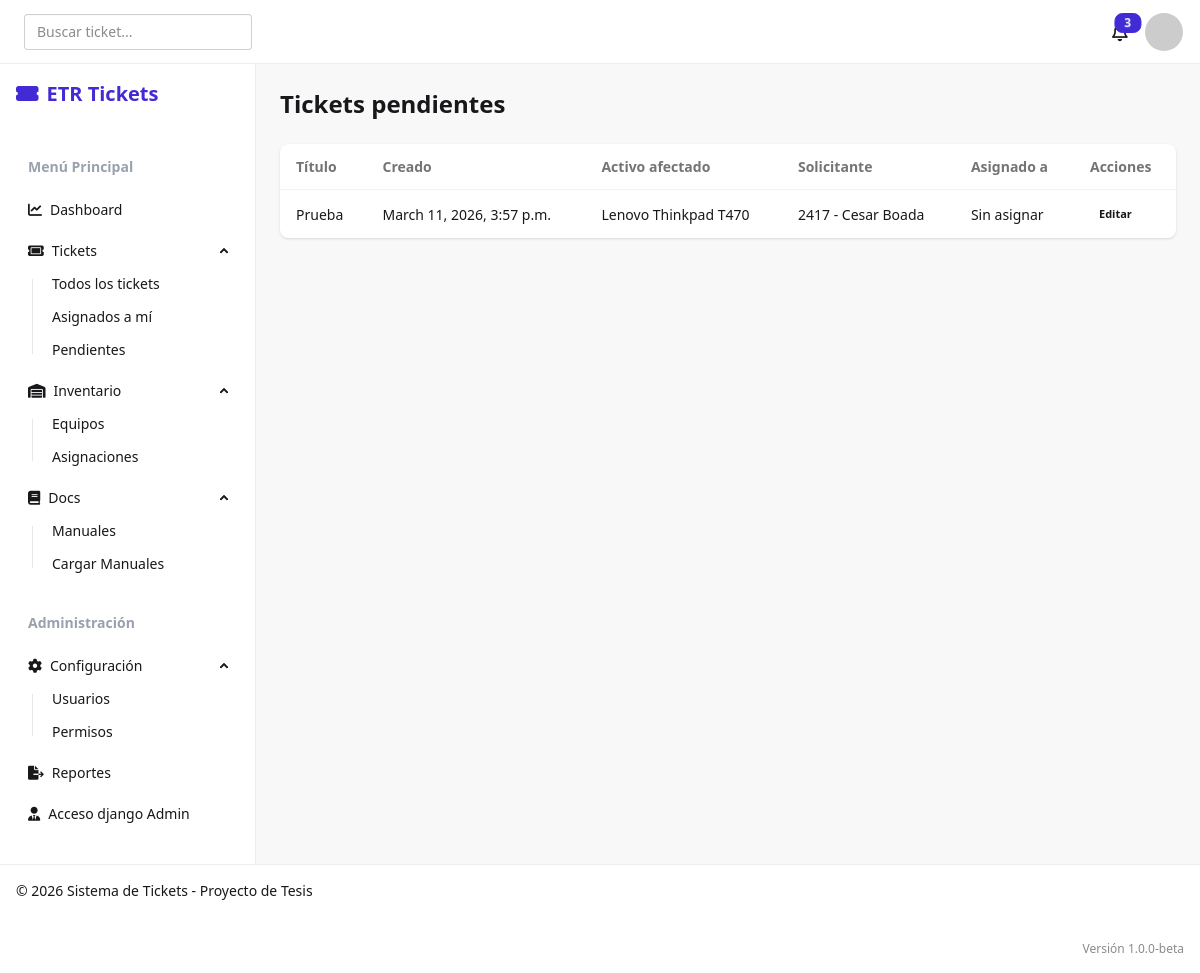
The page /tickets/pending/ (signed in) on the database as committed earlier.
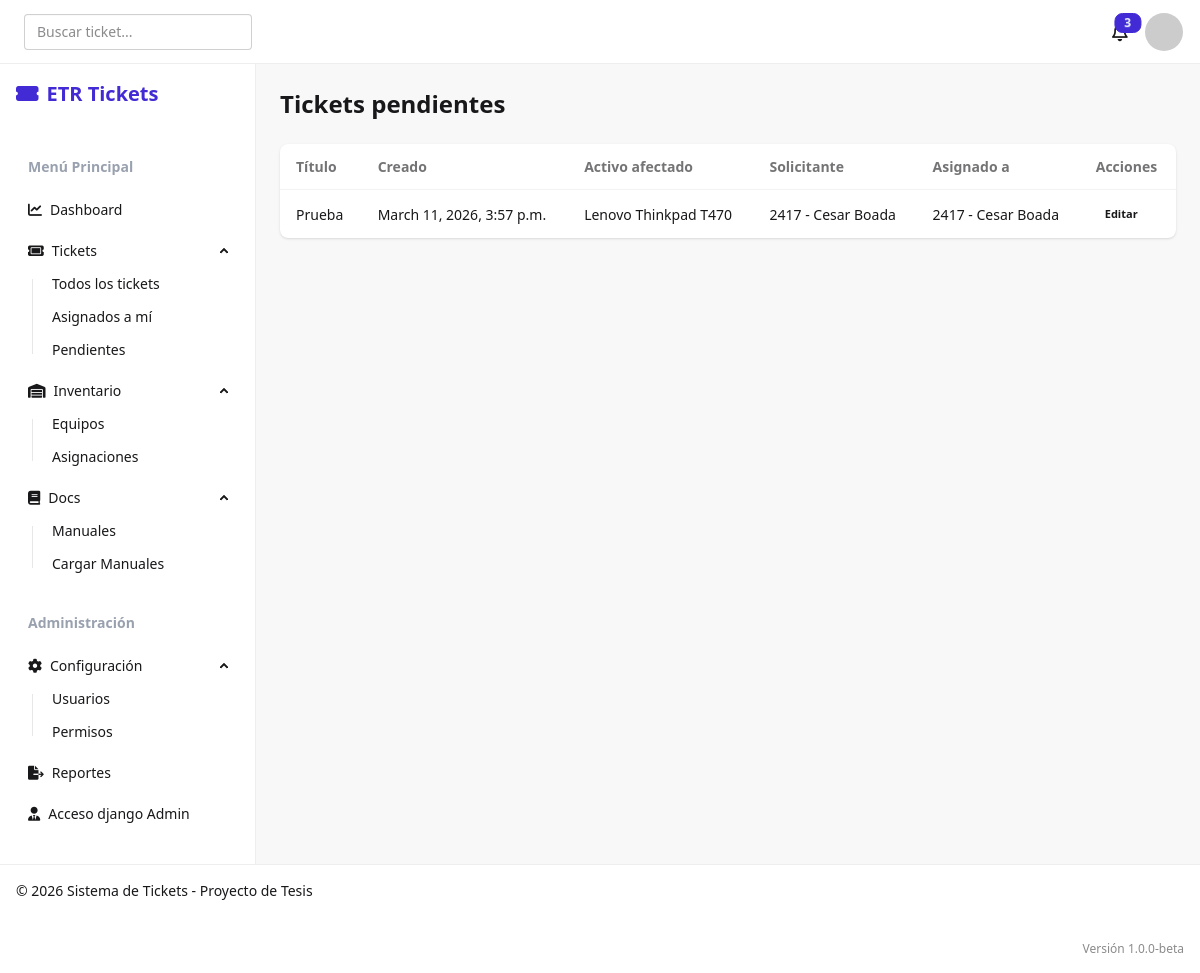
The same page on the database as committed later.
### tickets/models.py (models this page shows, shortened)
class tickets(models.Model):
    codigo_ticket = models.CharField(max_length=30, unique=True)
    titulo = models.CharField(max_length=150)
    descripcion = models.TextField()
    prioridad = models.ForeignKey(
        matriz_prioridad,
        on_delete=models.PROTECT,
        to_field='prioridad',
        db_column='prioridad',
        related_name='tickets',
        default='N/A',
    )
    ESTADO_TYPES = [
        ('Pendiente', 'Pendiente'),
        ('En Progreso', 'En Progreso'),
        ('Resuelto', 'Resuelto'),
        ('Cerrado', 'Cerrado'),
    ]
    estado = models.CharField(max_length=30, default='Pendiente', choices=ESTADO_TYPES)
    solicitante = models.ForeignKey(
        'users.usuario',
        on_delete=models.PROTECT,
        to_field='ID_empleado',
        db_column='solicitante',
        related_name='tickets_solicitados',
    )
    usuario = models.ForeignKey(
        'users.usuario',
        on_delete=models.PROTECT,
        to_field='ID_empleado',
        db_column='usuario',
        related_name='tickets_asignados',
        null=True,
        blank=True,
    )
    activo_afectado = models.ForeignKey(
        'inventory.activos',
        on_delete=models.CASCADE,
        to_field='codigo',
        db_column='activo_afectado',
        related_name='tickets_afectados',
        limit_choices_to={'estado': 'activo'},
)
    fecha_creacion = models.DateTimeField(auto_now_add=True)
    fecha_resolucion = models.DateTimeField(null=True, blank=True)

### inventory/models.py (models this page shows)
class activos(models.Model):
    codigo = models.CharField(max_length=50, primary_key=True)
    categoria = models.ForeignKey(
        activos_categoria,
        on_delete=models.PROTECT,
        to_field='nombre',
        db_column='categoria',
        related_name='activos',
    )
    marca = models.CharField(max_length=50)
    modelo = models.CharField(max_length=50)
    serial = models.CharField(max_length=50, unique=True)
    sede = models.ForeignKey(
        'users.sede',
        on_delete=models.PROTECT,
        to_field='codigo',
        related_name='activos',
    )
    usuario_asignado = models.ForeignKey(
        'users.usuario',
        on_delete=models.SET_NULL,
        null=True,
        blank=True,
        related_name='activos_asignados',
        to_field='ID_empleado',
        db_column='usuario_asignado'
    )
    departamento = models.ForeignKey(
        'users.departamento',
        on_delete=models.PROTECT,
        to_field='nombre',
        db_column='departamento',
        related_name='activos'
    )
    estado = models.CharField(max_length=50) #'Activo', 'Inactivo', 'Dado de baja'
    verbose_name_plural = "activos"
    def __str__(self):
        return f"{self.marca} {self.modelo}"

### users/models.py (models this page shows)
class usuario(AbstractUser):
    validador_empleado = RegexValidator(
        regex=r'^\d{4}',
        message="el numero de empleado debe tener 4 digitos"
    )
    ID_empleado = models.CharField(
        max_length=4,
        unique=True,
        validators=[validador_empleado],
        help_text="ID de empleado de 4 digitos",
        default="0000"
    )
    USERNAME_FIELD = 'ID_empleado'
    departamento = models.ForeignKey(
        'departamento',
        on_delete=models.SET_NULL,
        null=True,
        related_name='usuarios'
        )
    sede = models.ForeignKey(
        'sede',
        on_delete=models.SET_NULL,
        null=True,
        related_name='usuarios'
        )
    REQUIRED_FIELDS = ['username', 'email']
    def __str__(self):
        return f"{self.ID_empleado} - {self.get_full_name()}"

### tickets/views.py (the view)
# urls.py: path('pending/', views.tickets_view_pending, name='tickets_view_pending'),
@login_required
def tickets_view_pending(request):
    tickets_pendientes = tickets.objects.select_related('activo_afectado', 'prioridad', 'solicitante', 'usuario').filter(
        estado__iexact='pendiente'
    ).order_by('-fecha_creacion')
    return render(request, 'tickets_view_pending.html', {'tickets': tickets_pendientes})

### tickets/templates/tickets_view_pending.html (shortened to what this page needs)
{% extends 'base.html' %}
{% block content %}
<div class="space-y-6">
    <div>
        <h1 class="text-2xl font-bold">Tickets pendientes</h1>
    </div>
    <div class="overflow-x-auto bg-base-100 rounded-lg shadow">
        <table class="table w-full">
            <thead>
                <tr>
                    <th>Título</th>
                    <th>Creado</th>
                    <th>Activo afectado</th>
                    <th>Solicitante</th>
                    <th>Asignado a</th>
                    <th>Acciones</th>
                </tr>
            </thead>
            <tbody>
                {% for ticket in tickets %}
                    <tr>
                        <td>{{ ticket.titulo }}</td>
                        <td>{{ ticket.fecha_creacion }}</td>
                        <td>{{ ticket.activo_afectado }}</td>
                        <td>{{ ticket.solicitante }}</td>
                        <td>{{ ticket.usuario|default:'Sin asignar' }}</td>
                        <td><a href="{% url 'tickets_edit' ticket.id %}" class="btn btn-ghost btn-xs">Editar</a></td>
                    </tr>
                {% empty %}
                    <tr>
                        <td colspan="6" class="text-center text-gray-500 py-6">No hay tickets pendientes.</td>
                    </tr>
                {% endfor %}
            </tbody>
        </table>
    </div>
</div>
{% endblock %}

Rows that differ between the two databases and show on the page:
changed tickets "Prueba": usuario "Sin asignar" → "2417 - Cesar Boada"
